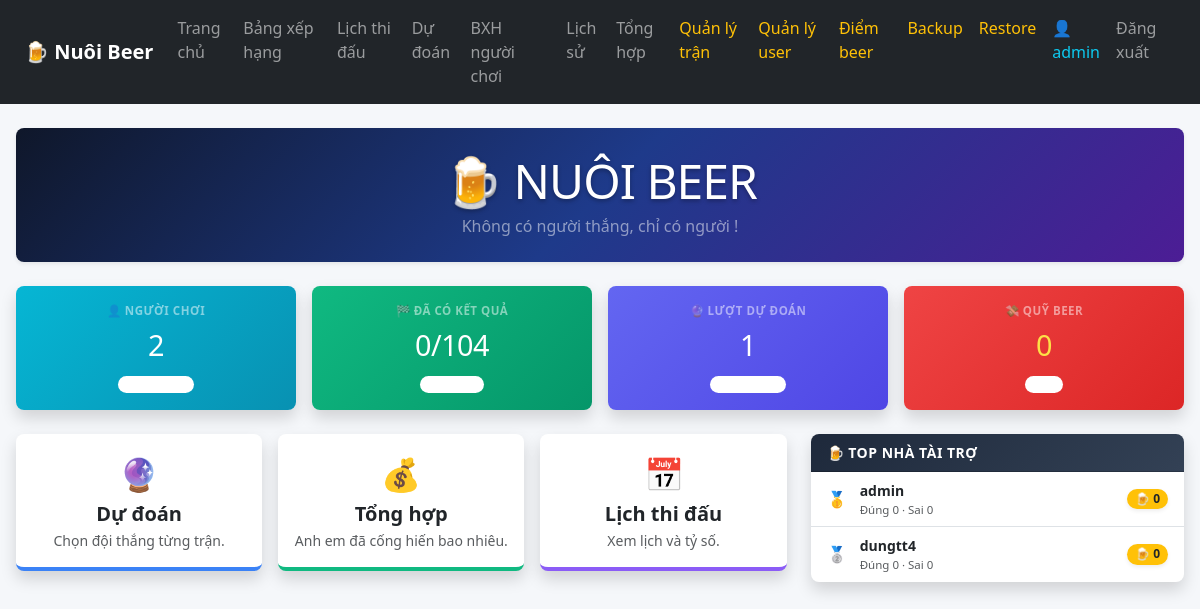
The page / (signed in) on the database its author committed.
### tables this page shows
CREATE TABLE users (
            id INTEGER PRIMARY KEY AUTOINCREMENT,
            username TEXT UNIQUE NOT NULL,
            password TEXT NOT NULL,
            role TEXT DEFAULT 'user',
            is_active INTEGER DEFAULT 1,
            created_at TIMESTAMP DEFAULT CURRENT_TIMESTAMP
        );

### app.py (the view)
@app.route("/")
def home():
    if not login_required():
        return redirect("/login")
    conn = get_db()
    stats = {
        "users": conn.execute("SELECT COUNT(*) AS total FROM users WHERE is_active = 1").fetchone()["total"],
        "matches": conn.execute("SELECT COUNT(*) AS total FROM matches").fetchone()["total"],
        "finished_matches": conn.execute("""
            SELECT COUNT(*) AS total
            FROM matches
            WHERE score_home IS NOT NULL AND score_away IS NOT NULL
        """).fetchone()["total"],
        "predictions": conn.execute("SELECT COUNT(*) AS total FROM predictions").fetchone()["total"],
    }
    conn.close()
    summary_list = get_summary_data()
    grand_total = sum(item["total_beer"] for item in summary_list)
    leaderboard = sorted(
        summary_list,
        key=lambda item: item["total_beer"],
        reverse=True
    )[:3]
    stats["grand_total"] = grand_total
    return render_template(
        "index.html",
        stats=stats,
        leaderboard=leaderboard
    )

### app.py (called while the page is built, shortened)
def get_db():
    conn = sqlite3.connect(DB_NAME)
    conn.row_factory = sqlite3.Row
    return conn

def login_required():
    return "user_id" in session

def rows_to_dicts(rows):
    return [dict(row) for row in rows]

def get_matches():
    conn = get_db()
    rows = conn.execute("""
        SELECT
            match_no,
            match_date AS date,
            time_vn,
            stage,
            group_name AS "group",
            home,
            away,
            stadium,
            city,
            score_home,
            score_away,
            handicap_team,
            handicap_value,
            note
        FROM matches
        ORDER BY match_no ASC
    """).fetchall()
    conn.close()
    return rows_to_dicts(rows)

def get_handicap_result(match):
    score_home = match.get("score_home")
    score_away = match.get("score_away")
    if score_home is None or score_away is None:
        return None

@app.context_processor
def utility_processor():
    return {
        "get_handicap_text": get_handicap_text
    }

### templates/index.html (shortened to what this page needs)
{% extends "base.html" %}
{% block content %}
<div class="container-fluid py-4 px-3" style="max-width: 1400px; margin: 0 auto;">
  <div class="text-center py-4 mb-4 rounded-3 text-white shadow-sm position-relative overflow-hidden" style="background: linear-gradient(135deg, #0f172a 0%, #1e3a8a 50%, #4c1d95 100%);">
    <h1 class="display-5 fw-extrabold mb-1" style="letter-spacing: -1px; text-shadow: 0 2px 4px rgba(0,0,0,0.3);">🍺 NUÔI BEER</h1>
    <p class="lead text-white-50 mb-0 fw-medium" style="font-size: 1rem;">
      Không có người thắng, chỉ có người !
    </p>
  </div>
  <div class="row g-3 mb-4">
    <div class="col-6 col-md-3">
      <div class="card border-0 shadow rounded-3 h-100 text-white overflow-hidden card-hover" style="background: linear-gradient(135deg, #06b6d4 0%, #0891b2 100%);">
        <div class="card-body p-3 text-center">
          <div class="text-white-50 small fw-bold text-uppercase" style="font-size: 0.72rem; letter-spacing: 0.5px;">👤 Người chơi</div>
          <div class="fw-extrabold my-1" style="font-size: 1.8rem; letter-spacing: -0.5px;">{{ stats.users }}</div>
          <span class="badge bg-white bg-opacity-20 small style-badge">Thành viên</span>
        </div>
      </div>
    </div>
    <div class="col-6 col-md-3">
      <div class="card border-0 shadow rounded-3 h-100 text-white overflow-hidden card-hover" style="background: linear-gradient(135deg, #10b981 0%, #059669 100%);">
        <div class="card-body p-3 text-center">
          <div class="text-white-50 small fw-bold text-uppercase" style="font-size: 0.72rem; letter-spacing: 0.5px;">🏁 Đã có kết quả</div>
          <div class="fw-extrabold my-1" style="font-size: 1.8rem; letter-spacing: -0.5px;">{{ stats.finished_matches }}/{{ stats.matches }}</div>
          <span class="badge bg-white bg-opacity-20 small style-badge">Trận đấu</span>
        </div>
      </div>
    </div>
    <div class="col-6 col-md-3">
      <div class="card border-0 shadow rounded-3 h-100 text-white overflow-hidden card-hover" style="background: linear-gradient(135deg, #6366f1 0%, #4f46e5 100%);">
        <div class="card-body p-3 text-center">
          <div class="text-white-50 small fw-bold text-uppercase" style="font-size: 0.72rem; letter-spacing: 0.5px;">🔮 Lượt dự đoán</div>
          <div class="fw-extrabold my-1" style="font-size: 1.8rem; letter-spacing: -0.5px;">{{ stats.predictions }}</div>
          <span class="badge bg-white bg-opacity-20 small style-badge">Cửa đã đặt</span>
        </div>
      </div>
    </div>
    <div class="col-6 col-md-3">
      <div class="card border-0 shadow rounded-3 h-100 text-white overflow-hidden card-hover" style="background: linear-gradient(135deg, #ef4444 0%, #dc2626 100%);">
        <div class="card-body p-3 text-center">
          <div class="text-white-50 small fw-bold text-uppercase" style="font-size: 0.72rem; letter-spacing: 0.5px;">💸 Quỹ beer</div>
          <div class="fw-extrabold my-1 text-warning" style="font-size: 1.8rem; letter-spacing: -0.5px; color: #fde047 !important;">{{ "{:,.0f}".format(stats.grand_total) }}</div>
          <span class="badge bg-white bg-opacity-20 small style-badge">VND</span>
        </div>
      </div>
    </div>
  </div>
  <div class="row g-4">
    <div class="col-lg-8">
      <div class="row g-3">
        <div class="col-md-4">
          <a href="/du-doan" class="text-decoration-none menu-card-link">
            <div class="card border-0 shadow rounded-3 h-100 position-relative overflow-hidden" style="border-bottom: 4px solid #3b82f6 !important;">
              <div class="card-body text-center p-3">
                <div class="fs-2 mb-1">🔮</div>
                <h5 class="fw-bold text-dark mb-1">Dự đoán</h5>
                <p class="text-muted mb-0 small fw-medium">Chọn đội thắng từng trận.</p>
              </div>
            </div>
          </a>
        </div>
        <div class="col-md-4">
          <a href="/tong-hop" class="text-decoration-none menu-card-link">
            <div class="card border-0 shadow rounded-3 h-100 position-relative overflow-hidden" style="border-bottom: 4px solid #10b981 !important;">
              <div class="card-body text-center p-3">
                <div class="fs-2 mb-1">💰</div>
                <h5 class="fw-bold text-dark mb-1">Tổng hợp</h5>
                <p class="text-muted mb-0 small fw-medium">Anh em đã cống hiến bao nhiêu.</p>
              </div>
            </div>
          </a>
        </div>
        <div class="col-md-4">
          <a href="/lich-thi-dau" class="text-decoration-none menu-card-link">
            <div class="card border-0 shadow rounded-3 h-100 position-relative overflow-hidden" style="border-bottom: 4px solid #8b5cf6 !important;">
              <div class="card-body text-center p-3">
                <div class="fs-2 mb-1">📅</div>
                <h5 class="fw-bold text-dark mb-1">Lịch thi đấu</h5>
                <p class="text-muted mb-0 small fw-medium">Xem lịch và tỷ số.</p>
              </div>
            </div>
          </a>
        </div>
      </div>
    </div>
    <div class="col-lg-4">
  <div class="card border-0 shadow rounded-3 overflow-hidden">
    <div class="card-header text-white fw-bold py-2 px-3 small bg-gradient-mini"
         style="letter-spacing: 0.5px;">
      🍺 TOP NHÀ TÀI TRỢ
    </div>
    <div class="card-body p-0">
      {% for item in leaderboard %}
      <div class="d-flex justify-content-between align-items-center border-bottom py-2 px-3 row-mini-bxh">
        <div class="d-flex align-items-center gap-2">
          <div class="fw-bold" style="width:25px;">
            {% if loop.index == 1 %}
              🥇
            {% elif loop.index == 2 %}
              🥈
            {% elif loop.index == 3 %}
              🥉
            {% endif %}
          </div>
          <div>
            <div class="fw-bold text-dark small">
              {{ item.username }}
            </div>
            <div class="text-muted"
                 style="font-size:0.72rem;">
              Đúng {{ item.correct }}
              · Sai {{ item.wrong }}
            </div>
          </div>
        </div>
        <span class="badge bg-warning text-dark fw-bold shadow-sm"
              style="font-size:0.75rem;">
          🍺 {{ item.total_beer }}
        </span>
      </div>
      {% else %}
      <div class="text-center text-muted py-4 small fw-medium">
        Chưa có dữ liệu thống kê.
      </div>
      {% endfor %}
      </div>
    </div>
  </div>
  </div>
</div>
{% endblock %}

### static/css/style.css (style rules this page uses)
body { background: #f5f7fa; }
.card { border-radius: 16px; }
.badge { border-radius: 999px; }

### templates/index.html (style rules this page uses)
.card-hover { transition: transform 0.2s, box-shadow 0.2s; }
.style-badge { font-size: 0.68rem; font-weight: 600; letter-spacing: 0.3px; padding: 0.3em 0.6em; }
.menu-card-link .card { transition: all 0.2s ease-in-out; }
.bg-gradient-mini { background: linear-gradient(135deg, #1e293b 0%, #334155 100%) !important; }
.row-mini-bxh:last-child { border-bottom: none !important; }

### rows shown on the page
users: username "admin", correct "0", wrong "0", total_beer "0"
users: username "dungtt4", correct "0", wrong "0", total_beer "0"

### other values the page prints
{{ session.get("username") }} "admin"
{{ stats.users }} "2"
{{ stats.finished_matches }} "0"
{{ stats.matches }} "104"
{{ stats.predictions }} "1"
{{ "{:,.0f}".format(stats.grand_total) }} "0"
